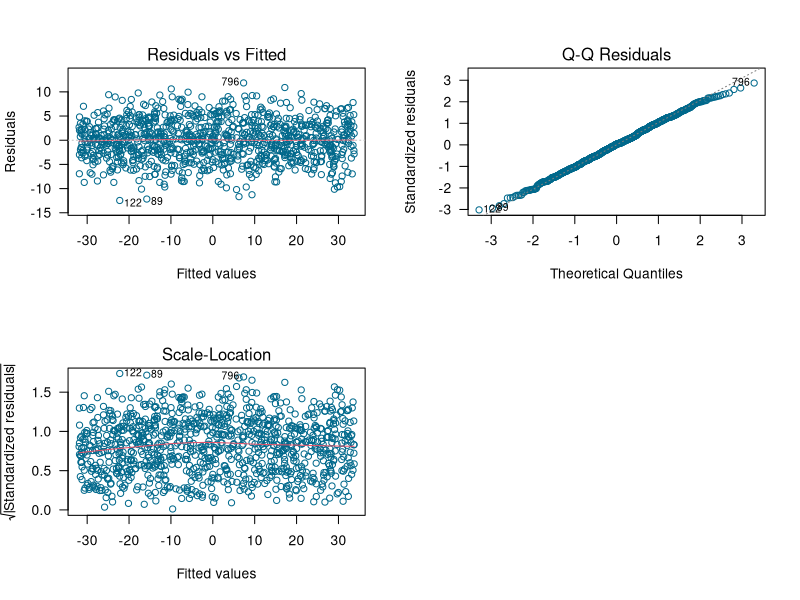
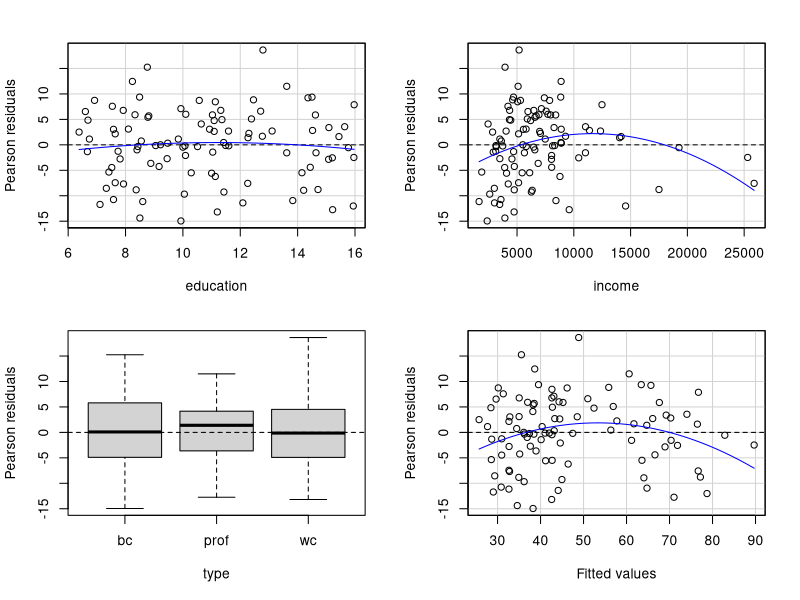
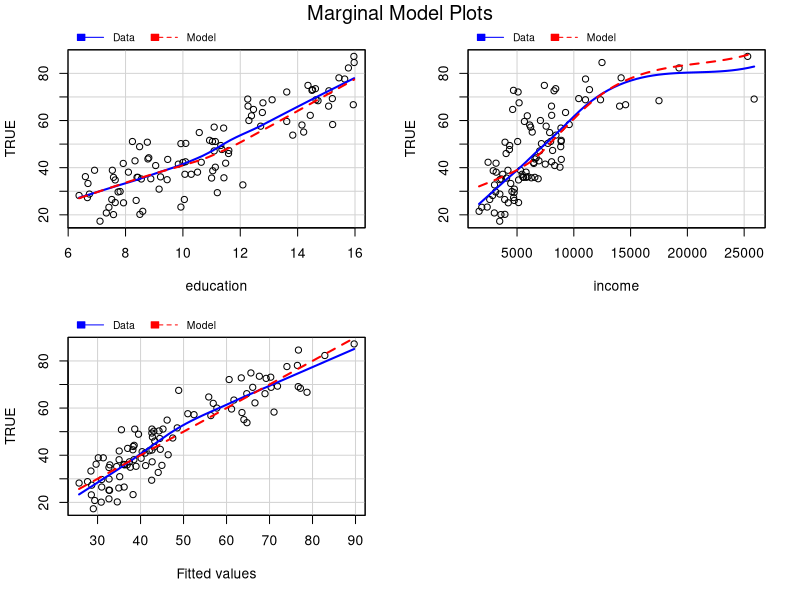

Write R code to recreate these figures, in order.
## ---- chunk 1
gen_dat <- function(n) {
  varianza <- 16
  x <- runif(n=n, min=-5, max=6)
  media <- 4 - 6 * x
  y <- rnorm(n=n, mean=media, sd=sqrt(varianza))
  marco_datos <- data.frame(y=y, x=x)
  return(marco_datos)
}

datos <- gen_dat(n=1000)
mod <- lm(y ~ x, data=datos)
## ---- chunk 2
par(mfrow=c(2, 2))
plot(mod, las=1, col='deepskyblue4', which=1:3)
## ---- chunk 3
library(car)
str(Prestige)
prestige_mod <- lm (prestige ~ education + income + type, data=Prestige)
## ---- chunk 4
residualPlots(prestige_mod)
## ---- chunk 5

marginalModelPlots(prestige_mod)
